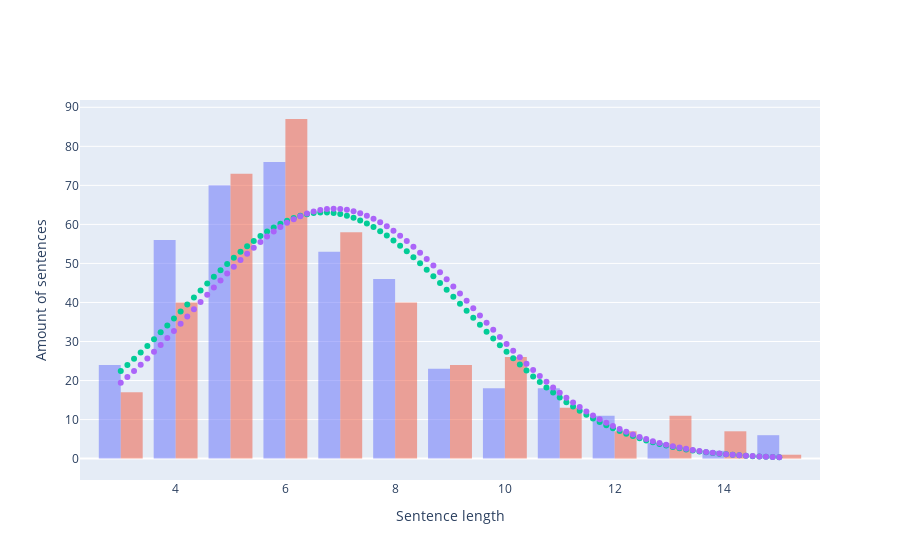

Notebook code for this chart:
### Code cell
# Create a histogram trace for each set of values
trace1 = go.Histogram(x=val_filter, opacity=0.50, name='Validation')
trace2 = go.Histogram(x=test_filter, opacity=0.50, name='Test')
trace3 = go.Histogram(x=train_filter, opacity=0.50, name='Train')

mean1, std1 = np.mean(val_filter), np.std(val_filter)
mean2, std2 = np.mean(test_filter), np.std(test_filter)

mean3, std3 = np.mean(train_filter), np.std(train_filter)

x = np.linspace(min(val_filter + test_filter + train_filter), max(val_filter + test_filter + train_filter), 100)

# Generate y values for the bell curve based on the mean and standard deviation
y1 = norm.pdf(x, mean1, std1) * len(val_filter)
y2 = norm.pdf(x, mean2, std2) * len(test_filter)
y3 = norm.pdf(x, mean3, std3) * len(val_filter)  # changed scalable value for the val set instead of train

# Create scatter traces for the bell curves
curve1 = go.Scatter(x=x, y=y1, mode='markers', opacity=0.99, name='Val. distribution')
curve2 = go.Scatter(x=x, y=y2, mode='markers', opacity=0.99, name='Test distribution')
curve3 = go.Scatter(x=x, y=y3, mode='markers', opacity=0.99, name='Train distribution')


# Create a layout
layout = go.Layout(
    #title='Distribution of Values',
    xaxis=dict(title='Sentence length'),
    yaxis=dict(title='Amount of sentences'),
    barmode='group', showlegend=False
)

# Create a figure and add the histogram traces
fig = go.Figure(data=[trace1, trace2, curve1, curve2], layout=layout)
#fig = go.Figure(data=[trace1, trace2], layout=layout)

# Show the figure
fig.show()
fig.write_image("dst_sentence_len.png", engine="kaleido")

### Figure 1 — Plotly figure (JSON) as saved in the notebook; plotly's stock layout.template omitted (floating-point values rounded to 4 significant figures; data arrays with more than 128 entries replaced by an {"elided": "..."} marker saying what was removed)
{"data": [{"name": "Validation", "opacity": 0.5, "type": "histogram", "x": {"elided": "407 int values"}}, {"name": "Test", "opacity": 0.5, "type": "histogram", "x": {"elided": "404 int values"}}, {"mode": "markers", "name": "Val. distribution", "opacity": 0.99, "type": "scatter", "x": [3, 3.121, 3.242, 3.364, 3.485, 3.606, 3.727, 3.848, 3.97, 4.091, 4.212, 4.333, 4.455, 4.576, 4.697, 4.818, 4.939, 5.061, 5.182, 5.303, 5.424, 5.545, 5.667, 5.788, 5.909, 6.03, 6.152, 6.273, 6.394, 6.515, 6.636, 6.758, 6.879, 7, 7.121, 7.242, 7.364, 7.485, 7.606, 7.727, 7.848, 7.97, 8.091, 8.212, 8.333, 8.455, 8.576, 8.697, 8.818, 8.939, 9.061, 9.182, 9.303, 9.424, 9.545, 9.667, 9.788, 9.909, 10.03, 10.15, 10.27, 10.39, 10.52, 10.64, 10.76, 10.88, 11, 11.12, 11.24, 11.36, 11.48, 11.61, 11.73, 11.85, 11.97, 12.09, 12.21, 12.33, 12.45, 12.58, 12.7, 12.82, 12.94, 13.06, 13.18, 13.3, 13.42, 13.55, 13.67, 13.79, 13.91, 14.03, 14.15, 14.27, 14.39, 14.52, 14.64, 14.76, 14.88, 15], "y": [22.42, 23.96, 25.56, 27.2, 28.88, 30.59, 32.34, 34.11, 35.9, 37.7, 39.5, 41.29, 43.08, 44.83, 46.56, 48.25, 49.89, 51.46, 52.97, 54.41, 55.76, 57.01, 58.17, 59.22, 60.15, 60.96, 61.65, 62.2, 62.62, 62.91, 63.05, 63.06, 62.93, 62.66, 62.25, 61.7, 61.03, 60.23, 59.31, 58.27, 57.13, 55.88, 54.54, 53.11, 51.61, 50.04, 48.41, 46.72, 45.0, 43.24, 41.46, 39.67, 37.87, 36.07, 34.28, 32.51, 30.76, 29.04, 27.35, 25.71, 24.11, 22.56, 21.07, 19.62, 18.24, 16.92, 15.66, 14.46, 13.32, 12.25, 11.23, 10.28, 9.388, 8.554, 7.777, 7.055, 6.386, 5.767, 5.197, 4.673, 4.192, 3.753, 3.352, 2.987, 2.656, 2.357, 2.086, 1.843, 1.624, 1.428, 1.253, 1.097, 0.9587, 0.8356, 0.7268, 0.6307, 0.5461, 0.4718, 0.4067, 0.3498]}, {"mode": "markers", "name": "Test distribution", "opacity": 0.99, "type": "scatter", "x": [3, 3.121, 3.242, 3.364, 3.485, 3.606, 3.727, 3.848, 3.97, 4.091, 4.212, 4.333, 4.455, 4.576, 4.697, 4.818, 4.939, 5.061, 5.182, 5.303, 5.424, 5.545, 5.667, 5.788, 5.909, 6.03, 6.152, 6.273, 6.394, 6.515, 6.636, 6.758, 6.879, 7, 7.121, 7.242, 7.364, 7.485, 7.606, 7.727, 7.848, 7.97, 8.091, 8.212, 8.333, 8.455, 8.576, 8.697, 8.818, 8.939, 9.061, 9.182, 9.303, 9.424, 9.545, 9.667, 9.788, 9.909, 10.03, 10.15, 10.27, 10.39, 10.52, 10.64, 10.76, 10.88, 11, 11.12, 11.24, 11.36, 11.48, 11.61, 11.73, 11.85, 11.97, 12.09, 12.21, 12.33, 12.45, 12.58, 12.7, 12.82, 12.94, 13.06, 13.18, 13.3, 13.42, 13.55, 13.67, 13.79, 13.91, 14.03, 14.15, 14.27, 14.39, 14.52, 14.64, 14.76, 14.88, 15], "y": [19.43, 20.9, 22.44, 24.03, 25.67, 27.37, 29.11, 30.88, 32.69, 34.53, 36.38, 38.25, 40.12, 41.98, 43.82, 45.65, 47.43, 49.18, 50.87, 52.49, 54.05, 55.52, 56.89, 58.17, 59.34, 60.39, 61.32, 62.12, 62.78, 63.3, 63.68, 63.92, 64.0, 63.94, 63.73, 63.37, 62.87, 62.23, 61.46, 60.55, 59.52, 58.37, 57.11, 55.75, 54.29, 52.75, 51.14, 49.46, 47.72, 45.94, 44.12, 42.28, 40.42, 38.55, 36.68, 34.83, 32.99, 31.17, 29.39, 27.65, 25.94, 24.29, 22.69, 21.15, 19.66, 18.24, 16.88, 15.59, 14.36, 13.2, 12.1, 11.07, 10.1, 9.201, 8.359, 7.577, 6.851, 6.181, 5.564, 4.997, 4.477, 4.002, 3.569, 3.175, 2.819, 2.496, 2.206, 1.945, 1.71, 1.501, 1.314, 1.147, 0.9999, 0.8693, 0.754, 0.6524, 0.5633, 0.4852, 0.417, 0.3575]}], "layout": {"autosize": true, "barmode": "group", "showlegend": false, "xaxis": {"autorange": true, "range": [2.289, 15.71], "title": {"text": "Sentence length"}, "type": "linear"}, "yaxis": {"autorange": true, "range": [-6.631, 91.93], "title": {"text": "Amount of sentences"}, "type": "linear"}}}
